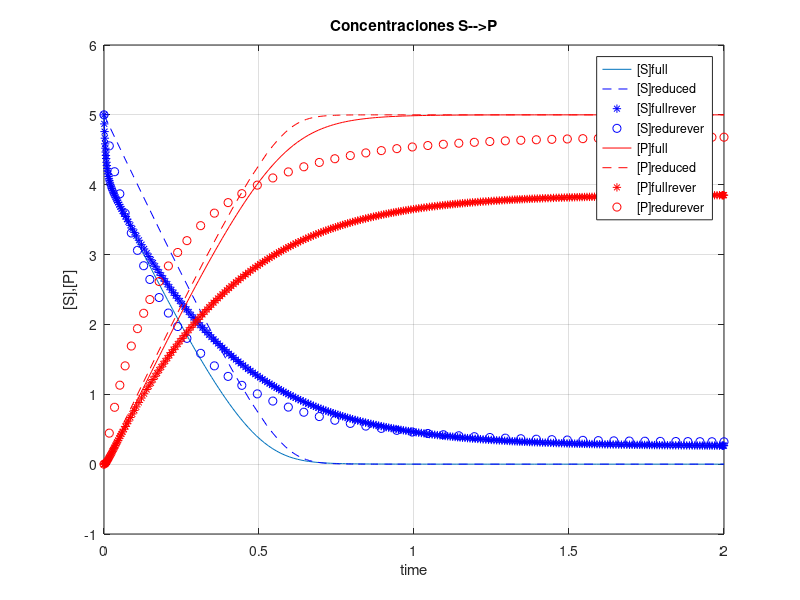

Recreate this plot in MATLAB.
%%modelo de cinetica quimica
k11=1;%k11=k-1
k2=10;
k1=30;
k22=20;%k22=k-2
et=1;
Vmax=k2*et;
km=(k11+k2)/k1;
vf=k2*et;
vr=k11*et;
num1=(k1/(k11+k2))*vf;
num2=(k22/(k11+k2))*vr;
den1=k1/(k1+k2);
den2=k22/(k11+k2);
%t=linespace(0:0.1)
%x=[x(1)=S,x(2)=C,x(3)=P]
%E=et-x(2)
F = @(t,x) [k11*x(2)-k1*x(1)*(et-x(2));k1*x(1)*(et-x(2))-(k11+k2)*x(2);k2*x(2)];
[t1,xa] = ode45(F,[0 2],[5 0 0]); % tiempo --> 0 a 1 , S0=5,E0=1,C0=0,P0=0

f=@(t,x) [-Vmax*x(1)/(km+x(1));Vmax*x(1)/(km+x(1))];
[t2,xb] = ode45(f,[0 2],[5 0]);

G=@(t,x) [k11*x(2)-k1*x(1)*(et-x(2));k1*x(1)*(et-x(2))+k22*x(3)*(et-x(2))-(k11+k2)*x(2);k2*x(2)-k22*x(3)*(et-x(2))];
[t3,xc]=ode45(G,[0 2],[5 0 0]);

g=@(t,x) [-(num1*x(1)-num2*x(2))/(1+den1*x(1)+den2*x(2));(num1*x(1)-num2*x(2))/(1+den1*x(1)+den2*x(2))];
[t4,xd]=ode45(g,[0 2],[5 0]);

% figure(1);
% plot(t1,xa(:,1));
% hold on;
% plot(t1,xa(:,2),'r');
% hold on
% plot(t1,xa(:,3),'g');
% hold on
% plot(t1,et-xa(:,2),'m');
% legend('[S]','[C]','[P]','[E]','Location','best');
% title('Concentraciones S, E, C y P');
% xlabel('time'), ylabel('[S],[C],[P],[E]');
% grid on

% figure(2);
% plot(t1,xa(:,1));
% hold on;
% plot(t2,xb(:,1),'--b');
% hold on;
% plot(t1,xa(:,3),'r');
% hold on;
% plot(t2,xb(:,2),':r');
% legend('[S]full','[S]reduced','[P]full','[P]reduced','Location','best');
% title('Concentraciones S-->P');
% xlabel('time'), ylabel('[S],[P]');
% grid on

% figure(3);
% plot(t1,xa(:,1));
% hold on;
% plot(t3,xc(:,1),'--b');
% hold on;
% plot(t1,xa(:,3),'r');
% hold on;
% plot(t3,xc(:,3),'--r');
% hold on;
% legend('[Snr]','[Sr]','[Pnr]','[Pr]','Location','best');
% title('Concentraciones Snorev, Srev, Pnorev y Prev');
% xlabel('time'), ylabel('[Snr],[Sr],[Pnr],[Pr]');
% grid on

figure(4);
plot(t1,xa(:,1));
hold on;
plot(t2,xb(:,1),'--b');
hold on;
plot(t3,xc(:,1),'*b');
hold on;
plot(t4,xd(:,1),'ob');
hold on;
plot(t1,xa(:,3),'r');
hold on;
plot(t2,xb(:,2),'--r');
hold on;
plot(t3,xc(:,3),'*r');
hold on;
plot(t4,xd(:,2),'or');
hold on;
legend('[S]full','[S]reduced','[S]fullrever','[S]redurever','[P]full','[P]reduced','[P]fullrever','[P]redurever','Location','best');
title('Concentraciones S-->P');
xlabel('time'), ylabel('[S],[P]');
grid on
